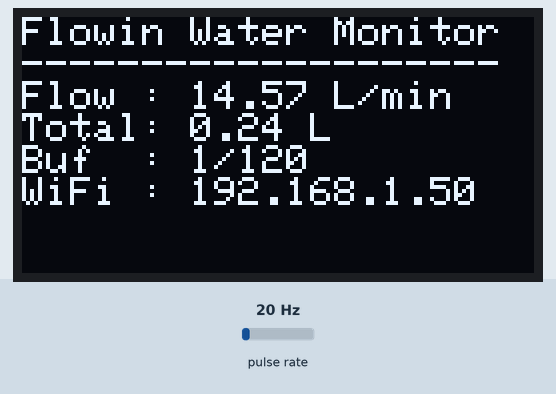
This sketch was run on a simulated ESP32. On the bench: 128×64 one-colour display. Wiring (inferred from the names in the program): pulse sensor: data GPIO 34. The inputs (shaded band) are chosen by the test bench; at power-on: pulse rate 20 Hz. WiFi joins after 1.5 s; servers stay silent unless stated; the local clock reads 2024-03-15 10:24:30 at power-on unless the sketch sets it; EEPROM starts erased; what the sketch prints to the serial monitor is not drawn.

Above: at 3.4 s.
3.5 s: pulse rate (sensor on GPIO 34) set to 4 Hz
At 4.6 s:
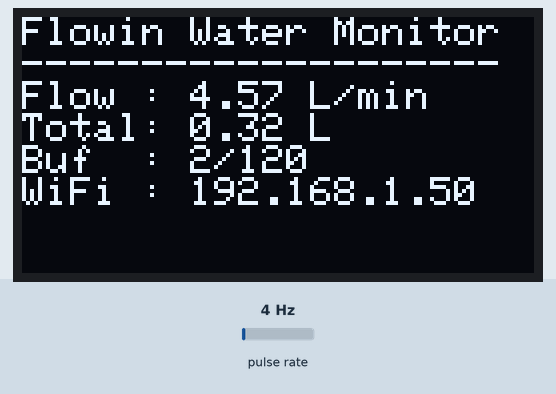
6.3 s: pulse rate (sensor on GPIO 34) set to 50 Hz
At 7.5 s:
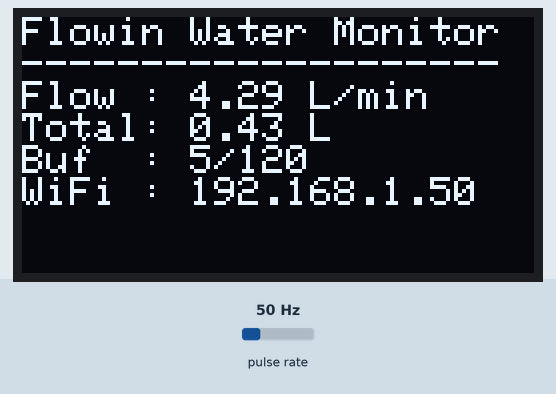
9.3 s: pulse rate (sensor on GPIO 34) set to 100 Hz
At 10.6 s:
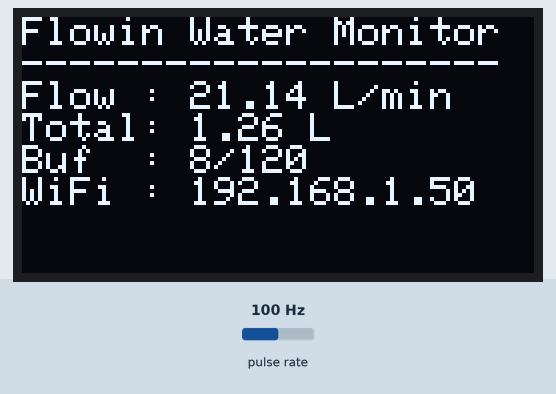
Timing chart, 0 to 12.3 s (numbered marks = the images above; inputs shaded):
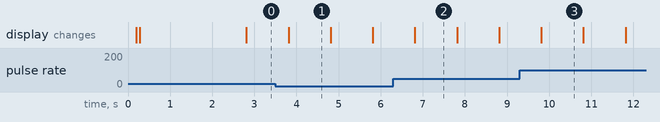

The sketch:

flowin_iot.ino
```cpp
/*
 * Flowin IoT — ESP32 Water Flow Meter (batched HTTPS)
 *
 * Sesuai backend: POST <BASE_URL>/iot/<USER_ID>/<METER_ID>
 * Body batch:
 *   { "batch": [ { "usedWater": <float liter>, "ts": <epoch_ms> }, ... ] }
 *
 * Catatan:
 *  - Buffer sample tiap detik di RAM, flush ke server per BATCH_FLUSH_SEC detik
 *    atau saat buffer hampir penuh.
 *  - ts diisi epoch ms via NTP (wajib supaya cron 7-hari di backend benar).
 *  - Kalau koneksi gagal, batch tetap di buffer dan dicoba lagi pada flush
 *    berikutnya. Saat boot, total volume kumulatif dipulihkan dari NVS.
 */

#include <WiFi.h>
#include <HTTPClient.h>
#include <Wire.h>
#include <Adafruit_GFX.h>
#include <Adafruit_SSD1306.h>
#include <Preferences.h>
#include <time.h>

// ====== KONFIGURASI ======
#define WIFI_SSID         "4G-UFI-644"
#define WIFI_PASS         "1234567890"

// Ganti dengan domain Vercel Anda
#define BACKEND_BASE_URL  "https://your-app.vercel.app"
#define USER_ID           "67be92313e2d361fd62358e6"
#define METER_ID          "67be92cf3e2d361fd62358eb"

// Pin & sensor
#define FLOW_SENSOR_PIN   34
#define PPL               210     // Pulse per Liter (kalibrasi)

// OLED
#define SCREEN_WIDTH      128
#define SCREEN_HEIGHT     64
#define OLED_RESET        -1
#define OLED_ADDR         0x3C

// Sampling & batch
#define SAMPLE_INTERVAL_MS  1000UL    // hitung 1 sample per detik
#define BATCH_FLUSH_SEC     30        // flush tiap 30 detik
#define BUFFER_CAPACITY     120       // hard cap (~2 menit data)
#define HTTP_TIMEOUT_MS     8000

// NTP
#define NTP_SERVER1       "pool.ntp.org"
#define NTP_SERVER2       "time.google.com"
#define GMT_OFFSET_SEC    (7 * 3600)  // WIB
#define DST_OFFSET_SEC    0

// ====== STATE ======
Adafruit_SSD1306 display(SCREEN_WIDTH, SCREEN_HEIGHT, &Wire, OLED_RESET);
Preferences preferences;

volatile uint32_t pulseCount = 0;
float flowRate = 0.0f;          // L/min (display only)
float totalVolume = 0.0f;       // kumulatif liter (persisted di NVS)

unsigned long lastSampleMs = 0;
unsigned long lastFlushMs = 0;

struct Sample {
  float    usedWater;   // delta liter pada detik ini
  uint64_t tsMs;        // epoch ms
};

Sample buffer[BUFFER_CAPACITY];
int bufLen = 0;

// ====== ISR ======
void IRAM_ATTR pulseISR() {
  pulseCount++;
}

// ====== UTIL ======
uint64_t epochMillis() {
  // Pakai gettimeofday untuk presisi ms.
  struct timeval tv;
  gettimeofday(&tv, nullptr);
  return (uint64_t)tv.tv_sec * 1000ULL + (uint64_t)(tv.tv_usec / 1000);
}

bool timeIsSynced() {
  // Setelah NTP sync, time(nullptr) > 1700000000 (Nov 2023+).
  return time(nullptr) > 1700000000;
}

void drawDisplay(int wifiOk, int bufNow) {
  display.clearDisplay();
  display.setTextSize(1);
  display.setTextColor(SSD1306_WHITE);
  display.setCursor(0, 0);
  display.println("Flowin Water Monitor");
  display.println("--------------------");
  display.print("Flow : ");
  display.print(flowRate, 2);
  display.println(" L/min");
  display.print("Total: ");
  display.print(totalVolume, 2);
  display.println(" L");
  display.print("Buf  : ");
  display.print(bufNow);
  display.print("/");
  display.println(BUFFER_CAPACITY);
  display.print("WiFi : ");
  display.println(wifiOk ? WiFi.localIP().toString() : "DISCONNECTED");
  display.display();
}

// ====== JARINGAN ======
void connectWiFi() {
  display.clearDisplay();
  display.setCursor(0, 0);
  display.println("Connecting WiFi...");
  display.display();

  WiFi.mode(WIFI_STA);
  WiFi.begin(WIFI_SSID, WIFI_PASS);

  unsigned long t0 = millis();
  while (WiFi.status() != WL_CONNECTED && millis() - t0 < 30000) {
    delay(500);
    Serial.print(".");
  }
  Serial.println();

  if (WiFi.status() == WL_CONNECTED) {
    Serial.print("WiFi OK, IP: ");
    Serial.println(WiFi.localIP());
  } else {
    Serial.println("WiFi FAILED, will retry in loop");
  }
}

void syncTime() {
  configTime(GMT_OFFSET_SEC, DST_OFFSET_SEC, NTP_SERVER1, NTP_SERVER2);
  Serial.print("Sync NTP");
  unsigned long t0 = millis();
  while (!timeIsSynced() && millis() - t0 < 15000) {
    delay(500);
    Serial.print(".");
  }
  Serial.println();
  Serial.print("Epoch now: ");
  Serial.println((unsigned long)time(nullptr));
}

// ====== BUFFER & FLUSH ======
void pushSample(float usedWater) {
  if (bufLen >= BUFFER_CAPACITY) {
    // Buffer penuh: drop sample tertua (geser kiri 1).
    for (int i = 1; i < BUFFER_CAPACITY; i++) buffer[i - 1] = buffer[i];
    bufLen = BUFFER_CAPACITY - 1;
    Serial.println("WARN: buffer full, drop oldest");
  }
  buffer[bufLen].usedWater = usedWater;
  buffer[bufLen].tsMs      = epochMillis();
  bufLen++;
}

String buildBatchPayload() {
  // {"batch":[{"usedWater":x,"ts":y}, ...]}
  String out;
  out.reserve(32 + bufLen * 56);
  out += "{\"batch\":[";
  for (int i = 0; i < bufLen; i++) {
    if (i > 0) out += ",";
    out += "{\"usedWater\":";
    out += String(buffer[i].usedWater, 4);
    out += ",\"ts\":";
    // ESP32 String tidak punya overload uint64_t — pecah jadi high/low atau pakai char buf.
    char tsbuf[24];
    snprintf(tsbuf, sizeof(tsbuf), "%llu", (unsigned long long)buffer[i].tsMs);
    out += tsbuf;
    out += "}";
  }
  out += "]}";
  return out;
}

bool flushBatch() {
  if (bufLen == 0) return true;
  if (WiFi.status() != WL_CONNECTED) {
    Serial.println("flush: WiFi down, skip");
    return false;
  }
  if (!timeIsSynced()) {
    Serial.println("flush: NTP belum sync, skip (ts tidak valid)");
    return false;
  }

  String url = String(BACKEND_BASE_URL) + "/iot/" + USER_ID + "/" + METER_ID;
  String body = buildBatchPayload();

  HTTPClient http;
  http.setTimeout(HTTP_TIMEOUT_MS);
  http.begin(url);
  http.addHeader("Content-Type", "application/json");

  Serial.printf("POST %s (%d entries, %d bytes)\n", url.c_str(), bufLen, body.length());
  int code = http.POST(body);
  bool ok = (code >= 200 && code < 300);

  if (ok) {
    Serial.printf("Flush OK, code=%d\n", code);
    bufLen = 0;
  } else {
    Serial.printf("Flush FAIL, code=%d, payload=%s\n", code, http.getString().c_str());
  }
  http.end();
  return ok;
}

// ====== SAMPLING ======
void sampleTick() {
  unsigned long now = millis();
  if (now - lastSampleMs < SAMPLE_INTERVAL_MS) return;
  lastSampleMs = now;

  noInterrupts();
  uint32_t pulses = pulseCount;
  pulseCount = 0;
  interrupts();

  float deltaLiter = (float)pulses / (float)PPL;     // liter pada interval 1 detik
  flowRate         = deltaLiter * 60.0f;             // L/min (untuk display)
  totalVolume     += deltaLiter;

  // Persist total kumulatif setiap kali ada aliran (hemat write NVS).
  if (deltaLiter > 0.0f) {
    preferences.putFloat("volume", totalVolume);
    pushSample(deltaLiter);
  }

  drawDisplay(WiFi.status() == WL_CONNECTED, bufLen);
}

void flushTick() {
  unsigned long now = millis();
  bool dueByTime = (now - lastFlushMs) >= ((unsigned long)BATCH_FLUSH_SEC * 1000UL);
  bool dueBySize = bufLen >= (BUFFER_CAPACITY - 5);

  if ((dueByTime || dueBySize) && bufLen > 0) {
    lastFlushMs = now;
    flushBatch();
  } else if (dueByTime) {
    // tidak ada data, geser jendela waktu agar tidak akumulasi drift.
    lastFlushMs = now;
  }
}

// ====== SETUP / LOOP ======
void setup() {
  Serial.begin(115200);
  delay(200);

  if (!display.begin(SSD1306_SWITCHCAPVCC, OLED_ADDR)) {
    Serial.println("OLED init FAIL");
    for (;;) delay(1000);
  }

  display.clearDisplay();
  display.setTextSize(1);
  display.setTextColor(SSD1306_WHITE);
  display.setCursor(0, 0);
  display.println("Booting...");
  display.display();

  pinMode(FLOW_SENSOR_PIN, INPUT_PULLUP);
  attachInterrupt(digitalPinToInterrupt(FLOW_SENSOR_PIN), pulseISR, FALLING);

  preferences.begin("waterData", false);
  totalVolume = preferences.getFloat("volume", 0.0f);
  Serial.printf("Restored totalVolume = %.2f L\n", totalVolume);

  connectWiFi();
  if (WiFi.status() == WL_CONNECTED) {
    syncTime();
  }

  lastSampleMs = millis();
  lastFlushMs  = millis();
}

void loop() {
  // Reconnect WiFi kalau drop.
  if (WiFi.status() != WL_CONNECTED) {
    static unsigned long lastTry = 0;
    if (millis() - lastTry > 10000) {
      lastTry = millis();
      Serial.println("WiFi reconnect...");
      WiFi.disconnect();
      WiFi.begin(WIFI_SSID, WIFI_PASS);
    }
  } else if (!timeIsSynced()) {
    static unsigned long lastNtp = 0;
    if (millis() - lastNtp > 15000) {
      lastNtp = millis();
      syncTime();
    }
  }

  sampleTick();
  flushTick();
}
```

Measured:
- what the display in image 1 shows lasts 1.0 s, from 3.8 s to 4.8 s
